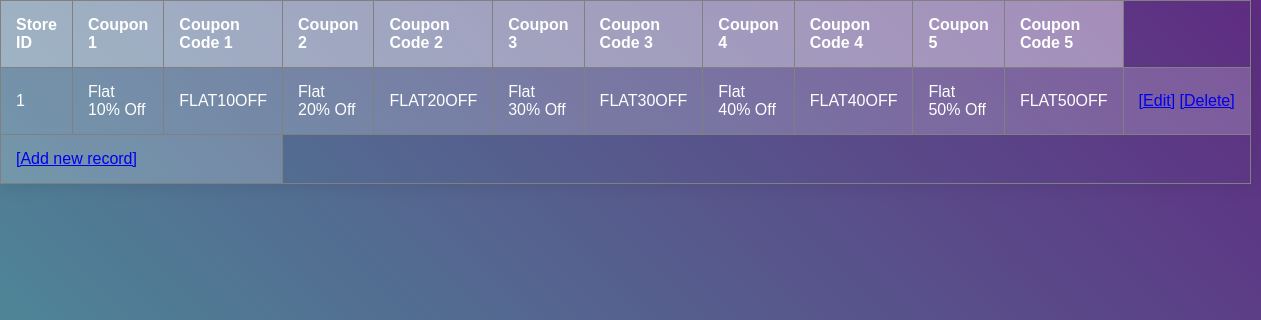
The page /Unused/view_store_cpn.php?store_id=1 on the database its author committed.
### tables this page shows
CREATE TABLE `store_coupons` (
  `id` int(5) NOT NULL,
  `store_id` int(5) NOT NULL,
  `cpn1` longtext NOT NULL,
  `cpn1_cd` longtext NOT NULL,
  `cpn2` longtext NOT NULL,
  `cpn2_cd` longtext NOT NULL,
  `cpn3` longtext NOT NULL,
  `cpn3_cd` longtext NOT NULL,
  `cpn4` longtext NOT NULL,
  `cpn4_cd` longtext NOT NULL,
  `cpn5` longtext NOT NULL,
  `cpn5_cd` longtext NOT NULL,
  `date_created` timestamp NOT NULL DEFAULT CURRENT_TIMESTAMP,
  `active` tinyint(1) NOT NULL
);

### Unused/view_store_cpn.php (the view, shortened to what this page needs)
<!DOCTYPE html>
<html >
<head>
      <link rel="stylesheet" href="css/style.css">
</head>
<body>
</body>
</html>
<?php
$connect_db = mysqli_connect("localhost","root","") or die("Cannot connect to server");
mysqli_select_db($connect_db,"jobfit") or die("Cannot connect to the database");
$store_id = $_GET['store_id'];
$query = mysqli_query($connect_db,"select * from store_coupons where store_id=$store_id");
?>
<table border="1">
<tr>
    <th>Store ID</th>
    <th>Coupon 1</th>
  	<th>Coupon Code 1</th>
    <th>Coupon 2</th>
    <th>Coupon Code 2</th>
    <th>Coupon 3</th>
    <th>Coupon Code 3</th>
    <th>Coupon 4</th>
    <th>Coupon Code 4</th>
    <th>Coupon 5</th>
    <th>Coupon Code 5</th>
</tr>
<?php
if(mysqli_num_rows($query)>0){
    while($row= mysqli_fetch_array($query)){ ?>
    <tr>
        <td><?=$row['store_id']?></td>
        <td><?=$row['cpn1']?></td>
  		  <td><?=$row['cpn1_cd']?></td>
  		  <td><?=$row['cpn2']?></td>
  		  <td><?=$row['cpn2_cd']?></td>
  		  <td><?=$row['cpn3']?></td>
        <td><?=$row['cpn3_cd']?></td>
        <td><?=$row['cpn4']?></td>
        <td><?=$row['cpn4_cd']?></td>
        <td><?=$row['cpn5']?></td>
        <td><?=$row['cpn5_cd']?></td>
        <td><a href="update_store_cpn.php?store_id=<?=$row['store_id']?>">[Edit]</a>&nbsp;<a href="delete_store_cpn.php?store_id=<?=$row['store_id']?>">[Delete]</a></td>
    </tr>
<?php
    }
}
else{
    echo "no record";
}
?>
<tr><td colspan="3"><a href="store_cpn.php" >[Add new record]</a>
</td></tr>
</table>

### css/style.css (style rules this page uses)
html, body { height: 100%; }
body { margin: 0; background: -webkit-linear-gradient(45deg, #49a09d, #5f2c82); background: linear-gradient(45deg, #49a09d, #5f2c82); font-family: sans-serif; font-weight: 100; }
table { width: 800px; border-collapse: collapse; overflow: hidden; box-shadow: 0 0 20px rgba(0, 0, 0, 0.1); }
th, td { padding: 15px; background-color: rgba(255, 255, 255, 0.2); color: #fff; }
th { text-align: left; }
tbody td { position: relative; }

### rows shown on the page
store_coupons: store "1", cpn1 "Flat 10% Off", cpn1_cd "FLAT10OFF", cpn2 "Flat 20% Off", cpn2_cd "FLAT20OFF", cpn3 "Flat 30% Off", cpn3_cd "FLAT30OFF", cpn4 "Flat 40% Off", cpn4_cd "FLAT40OFF", cpn5 "Flat 50% Off", cpn5_cd "FLAT50OFF"
